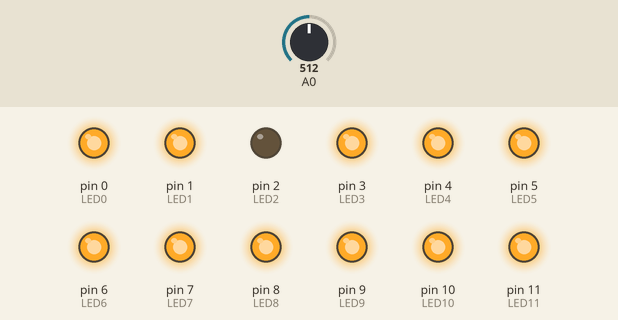
This sketch was run on a simulated Arduino Uno, built with avr-gcc and run on an emulated ATmega328P. Shown: output pins drawn as LEDs (lit = HIGH). The test bench sets the inputs (shaded band); at power-on: A0 = 512.

Above: at 1.3 s.
1.4 s: A0 set to 306
At 3.3 s:
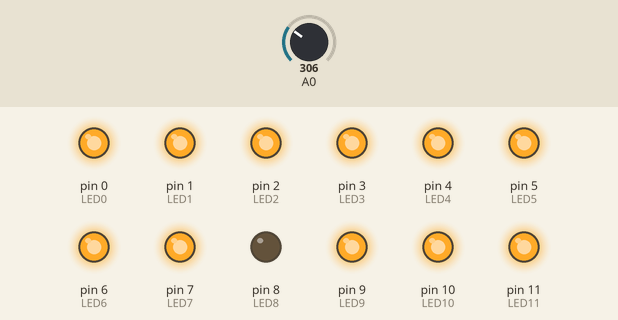
4.5 s: A0 set to 327
At 4.89 s:
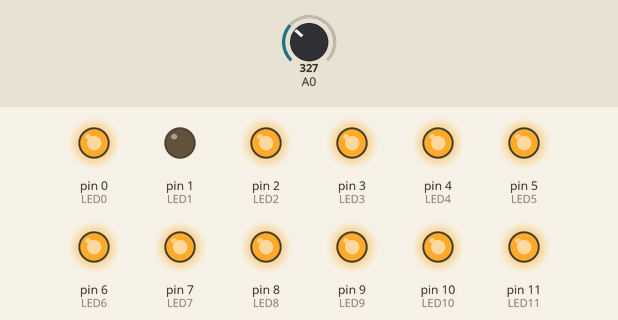
7.6 s: A0 set to 511
At 8.1 s:
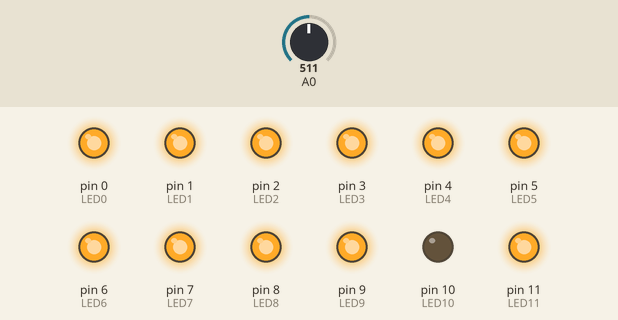
Timing chart, 0 to 16.7 s (numbered marks = the images above; inputs shaded):
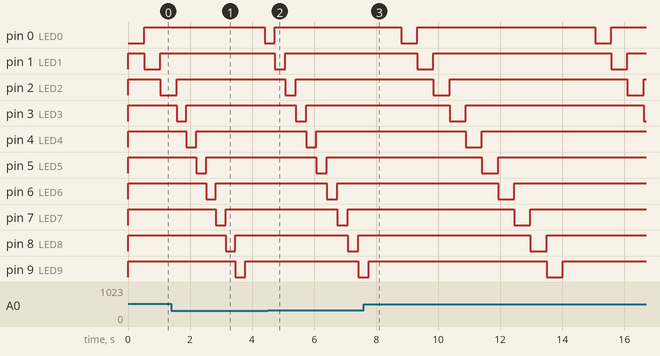

The sketch:

sketch_may17a.ino
```cpp
const int LED0 = 0; // LED connected to digital pin
const int LED1 = 1;
const int LED2 = 2;
const int LED3 = 3;
const int LED4 = 4;
const int LED5 = 5;
const int LED6 = 6;
const int LED7 = 7;
const int LED8 = 8;
const int LED9 = 9;
const int LED10 = 10;
const int LED11 = 11;

int val = 0;

void allLedsHigh(){
  digitalWrite(LED0, HIGH); //5v
  digitalWrite(LED1, HIGH); //5v
  digitalWrite(LED2, HIGH); //5v
  digitalWrite(LED3, HIGH); //5v
  digitalWrite(LED4, HIGH); //5v
  digitalWrite(LED5, HIGH); //5v
  digitalWrite(LED6, HIGH); //5v
  digitalWrite(LED7, HIGH); //5v
  digitalWrite(LED8, HIGH); //5v
  digitalWrite(LED9, HIGH); //5v
  digitalWrite(LED10, HIGH); //5v
  digitalWrite(LED11, HIGH); //5v

}


void allLedsLow(){
  digitalWrite(LED0, LOW);
  digitalWrite(LED1, LOW);
  digitalWrite(LED2, LOW);
  digitalWrite(LED3, LOW);
  digitalWrite(LED4, LOW);
  digitalWrite(LED5, LOW);
  digitalWrite(LED6, LOW);
  digitalWrite(LED7, LOW);
  digitalWrite(LED8, LOW);
  digitalWrite(LED9, LOW);
  digitalWrite(LED10, LOW);
  digitalWrite(LED11, LOW);

}

void flashingAll(){
  allLedsHigh();
  delay(500);
  allLedsLow();
  delay(100);
}

void oneAtATime(){

  int x;

  for ( x = 0; x <= 11; x++ ) {

    val = analogRead(0); //val max 1023

    digitalWrite(x, LOW);
    delay(10+val);
    digitalWrite(x, HIGH); //5v
    //delay(100);


  }


}


void setup() {
  // put your setup code here, to run once:

 pinMode(LED0, OUTPUT);   // sets the digital pin as output
 pinMode(LED1, OUTPUT);
 pinMode(LED2, OUTPUT);
 pinMode(LED3, OUTPUT);
 pinMode(LED4, OUTPUT);
 pinMode(LED5, OUTPUT);
 pinMode(LED6, OUTPUT);
 pinMode(LED7, OUTPUT);
 pinMode(LED8, OUTPUT);
 pinMode(LED9, OUTPUT);
 pinMode(LED10, OUTPUT);
 pinMode(LED11, OUTPUT);

 allLedsHigh();

}


void loop() {
  // put your main code here, to run repeatedly:
  //flashingAll();
  oneAtATime();
  //allLedsHigh();
}
```

Measured:
- the behaviour switches between 311 and 312 on A0 (found by bisection; images 1 and 2)
- after the input at 1.4 s, pin 0 (LED0): HIGH → LOW after 3.0 s; pin 8 (LED8): HIGH → LOW after 1.7 s instead of 2.8 s; pin 9 (LED9): HIGH → LOW after 2.1 s, → HIGH 0.32 s later; pin 10 (LED10): HIGH → LOW after 2.4 s, → HIGH 0.32 s later; pin 11 (LED11): HIGH → LOW after 2.7 s, → HIGH 0.32 s later
- after the input at 4.5 s, pin 10 (LED10): stays HIGH (without the input it goes to LOW after 3.1 s)
- after the input at 7.6 s, pin 0 (LED0): alternates HIGH for 5.7 s and LOW for 0.52 s, starting after 1.2 s; pin 1 (LED1): alternates HIGH for 5.7 s and LOW for 0.52 s, starting after 1.7 s
